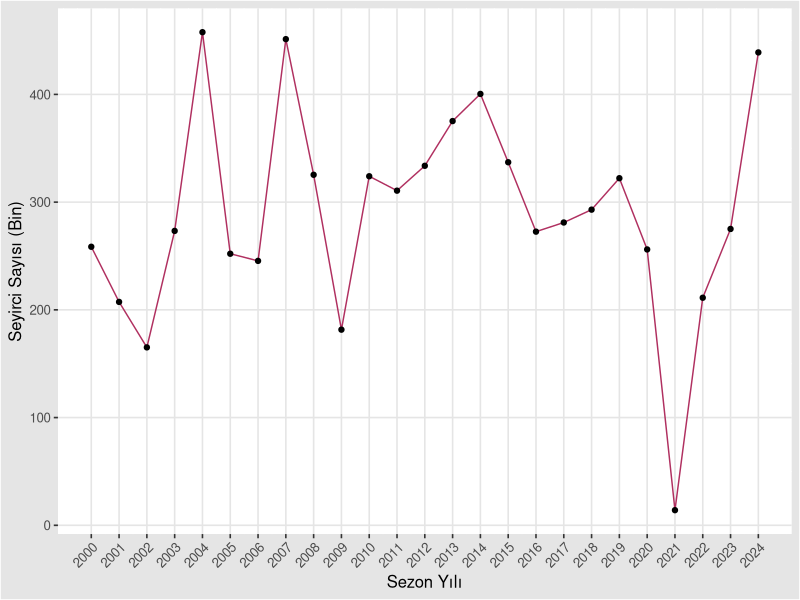
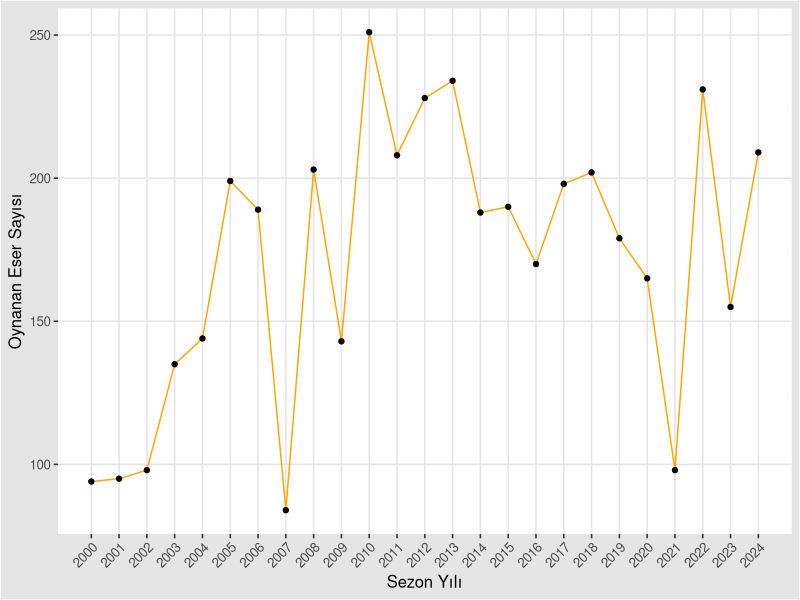
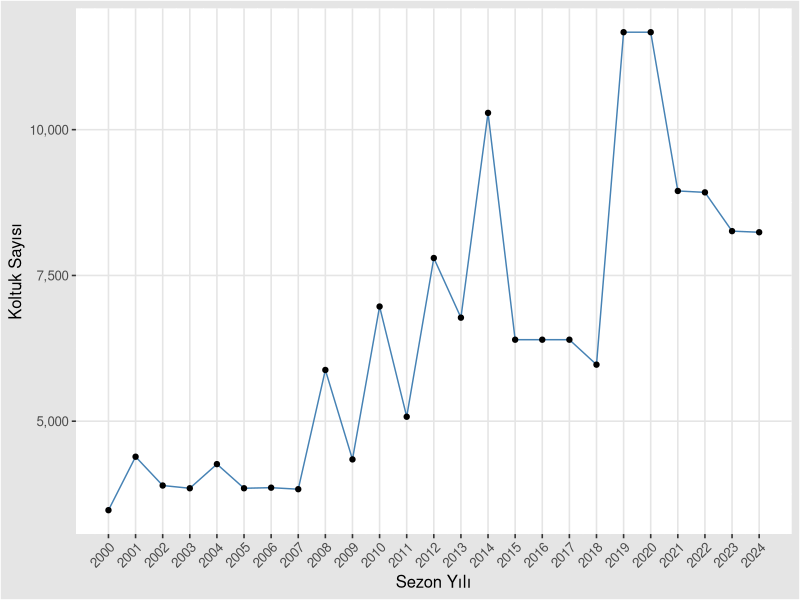
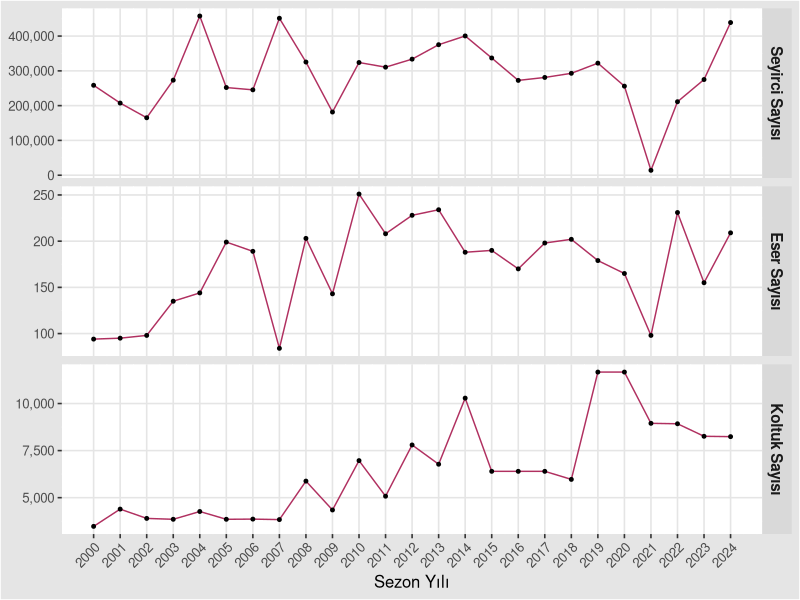
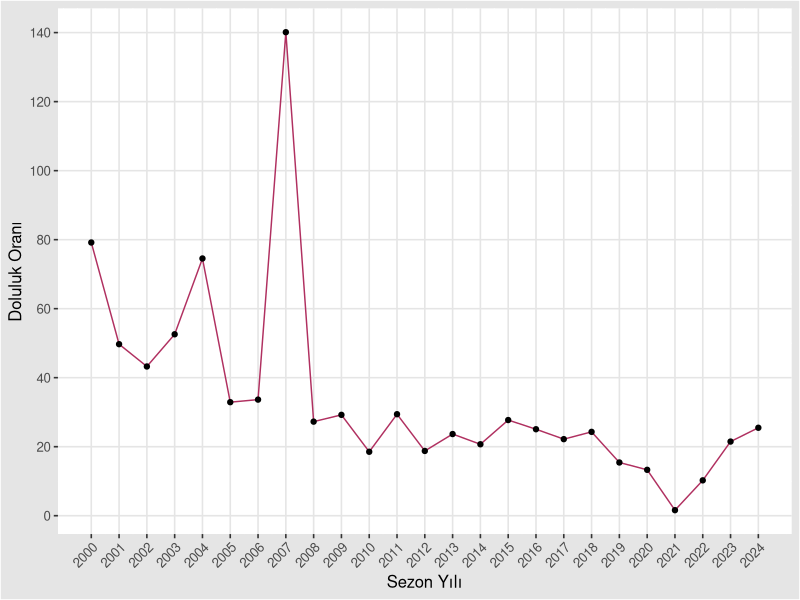
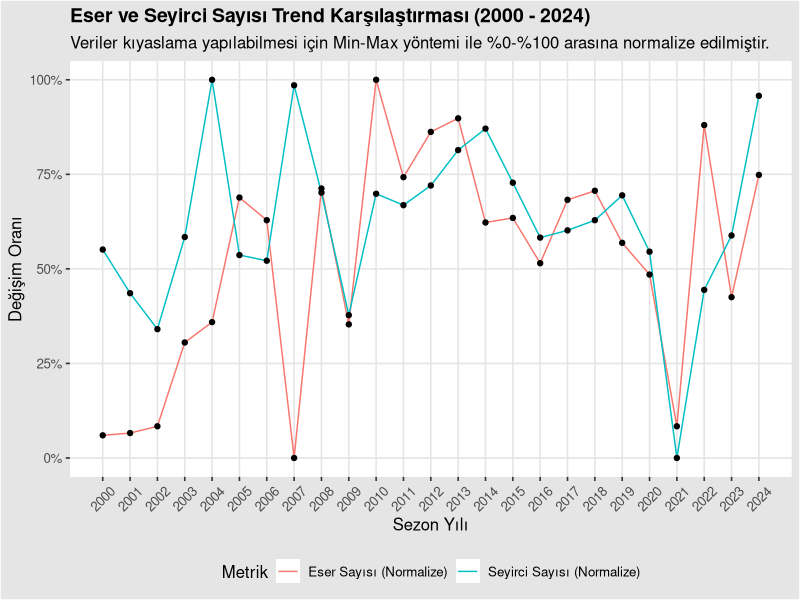
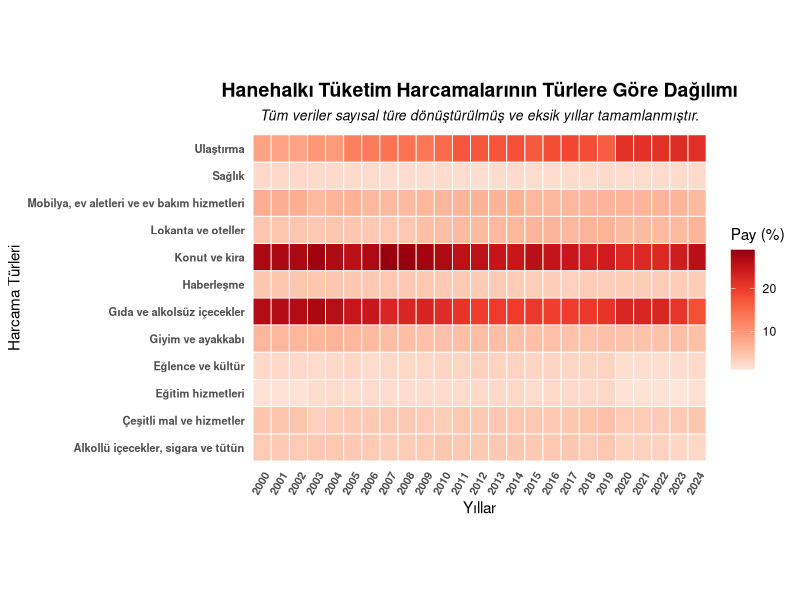

Source code (R) for these figures, in order:
## ---- chunk 1

#install.packages("tidyverse", repos = "https://cran.rstudio.com/")
#install.packages("ggthemes", repos =  "https://cran.rstudio.com/")
#install.packages("patchwork", repos =  "https://cran.rstudio.com/")
#install.packages("RColorBrewer", repos =  "https://cran.rstudio.com/")


library(tidyverse)
library(ggplot2)
library(readxl)
library(knitr)
library(dplyr)
library(scales)
library(ggthemes)
library(tidyr)
#library(patchwork)
library(RColorBrewer)

operabale <- read_xlsx("operabale.xlsx")
str(operabale)

#view(operabale)
kable(operabale)
#glimpse(operabale)
#summary(operabale)

anyNA(operabale)

sapply(operabale, class)

sum(duplicated(operabale))

#yıllara göre seyirci sayısı değişimi
ob1 <- operabale |> ggplot(aes(x = sezon_yili, y = toplam_seyirci_sayisi/1000))

ob1 + geom_line(color = "maroon") + 
     geom_point(color = "black") +
     xlab("Sezon Yılı") + 
     ylab("Seyirci Sayısı (Bin)") + 
     scale_x_continuous(breaks = seq(2000, 2024, by = 1)) +
     theme_igray() +
     theme(axis.text.x = element_text(angle = 45, hjust = 1))
     

#yıllara göre oynanan eser sayısı değişimi
ob2 <- operabale |> ggplot(aes(x = sezon_yili, y = toplam_oynanan_eser_sayisi))

ob2 + geom_line(color = "orange") + 
     geom_point(color = "black") +
     xlab("Sezon Yılı") + 
     ylab("Oynanan Eser Sayısı") + 
     scale_x_continuous(breaks = seq(2000, 2024, by = 1)) +
     theme_igray() +
     theme(axis.text.x = element_text(angle = 45, hjust = 1))


#yıllara göre koltuk sayısı değişimi
ob3 <- operabale |> ggplot(aes(x = sezon_yili, y = koltuk_sayisi))

ob3 + geom_line(color = "steelblue") + 
     geom_point(color = "black") +
     xlab("Sezon Yılı") + 
     ylab("Koltuk Sayısı") + 
     scale_y_continuous(labels = comma) + 
     scale_x_continuous(breaks = seq(2000, 2024, by = 1)) +
     theme_igray() +
     theme(axis.text.x = element_text(angle = 45, hjust = 1))

#birlikte göstermek

uzun <- operabale |>
  pivot_longer(
    cols = c(toplam_seyirci_sayisi, toplam_oynanan_eser_sayisi, koltuk_sayisi),
    names_to = "degisken",
    values_to = "deger"
  )

uzun$degisken <- factor(
  uzun$degisken,
  levels = c("toplam_seyirci_sayisi", "toplam_oynanan_eser_sayisi", "koltuk_sayisi"),
  labels = c("Seyirci Sayısı",
             "Eser Sayısı",
             "Koltuk Sayısı")
  
)

ob4 <- uzun |> ggplot(aes(x = sezon_yili, y = deger)) 

ob4 + geom_line(color = "maroon") +
     geom_point(size = 1) +
     facet_grid(degisken ~ ., scales = "free_y") +
     scale_x_continuous(breaks = seq(2000, 2024, by = 1))+
     scale_y_continuous(labels = comma) +
     theme_igray() +
     theme(
     strip.text.y = element_text(size = 11, face = "bold"),
     axis.text.x = element_text(angle = 45, hjust = 1)) +
     labs(x = "Sezon Yılı", y = NULL)


#koltuk sayısına göre salonların doluluk oranı tahmini, kültür-sanat etkinliklerine olan ilgi
dolulukorani <- (operabale$toplam_seyirci_sayisi / (operabale$koltuk_sayisi * operabale$toplam_oynanan_eser_sayisi)) * 100

dolulukorani
#%100ü geçmiş olanlar var, 100 mü yapılmalı?? bu formül yanlış, düzenle!!


ob5 <- operabale |> ggplot(aes(x = sezon_yili, y = dolulukorani))

ob5 + geom_line(color = "maroon") + 
     geom_point(color = "black") +
     xlab("Sezon Yılı") + 
     ylab("Doluluk Oranı") + 
     scale_x_continuous(breaks = seq(2000, 2024, by = 1)) +
     scale_y_continuous(breaks = seq(0, 150, by = 20)) +
     theme_igray() +
     theme(axis.text.x = element_text(angle = 45, hjust = 1))


#normalize edilmiş trend grafiği, eser sayısı ve seyirci sayısındaki büyümeyi birlikte görmek için (arz-talep)

# Min-Max Normalizasyon Fonksiyonu
min_max_norm <- function(x) {
  (x - min(x, na.rm = TRUE)) / (max(x, na.rm = TRUE) - min(x, na.rm = TRUE))
}

# Veriyi normalize etme ve uzun formata getirme
normalize_operabale <- operabale |>
  mutate(
    eser_norm = min_max_norm(toplam_oynanan_eser_sayisi),
    seyirci_norm = min_max_norm(toplam_seyirci_sayisi)
  ) |>
  select(sezon_yili, eser_norm, seyirci_norm) |>
  pivot_longer(cols = c(eser_norm, seyirci_norm), 
               names_to = "Metrik", 
               values_to = "Deger") |>
  mutate(Metrik = recode(Metrik, 
                         "eser_norm" = "Eser Sayısı (Normalize)", 
                         "seyirci_norm" = "Seyirci Sayısı (Normalize)"))


ob6 <- normalize_operabale |> ggplot(aes(x = sezon_yili, y = Deger, color = Metrik, group = Metrik)) 
  
 ob6 + geom_line() +
      geom_point(color = "black") +
      scale_y_continuous(labels = scales::percent, limits = c(0, 1)) +
      scale_x_continuous(breaks = seq(2000, 2024, by = 1)) +
      labs(
      title = "Eser ve Seyirci Sayısı Trend Karşılaştırması (2000 - 2024)",
      subtitle = "Veriler kıyaslama yapılabilmesi için Min-Max yöntemi ile %0-%100 arasına normalize edilmiştir.",
      x = "Sezon Yılı",
      y = "Değişim Oranı") +
      theme_igray() +
      theme(
      legend.position = "bottom",
      plot.title = element_text(face = "bold", size = 14),
      axis.text.x = element_text(angle = 45, vjust = 0.5))

#normalize_operabale
#uzun
 
Sys.setlocale("LC_ALL", "Turkish") 
options(encoding = "UTF-8") 
 
library(tidyverse)
library(RColorBrewer)

# 1. Veriyi Oku
# Not: Dosya yolunu kendi bilgisayarına göre güncelleyebilirsin.
df <- read_xlsx("Hanetuketim2.xlsx")



# 2. Veri Türlerini Numeric Yapma ve Temizleme
df_clean <- df %>%
  rename(Yil = "Anket yılı") %>%
  # Sadece geçerli yıl içeren satırları tut (dipnot metinlerini eler)
  filter(!is.na(Yil) & Yil >= 2002 & Yil <= 2024) %>%
  # Yıl sütununu tam sayı yap
  mutate(Yil = as.integer(Yil)) %>%
  # Yil sütunu HARİÇ tüm sütunları numeric (sayısal) türe dönüştür
  # mutate(across(...)) yapısı tüm sütunları tek tek yazma zahmetinden kurtarır.
  mutate(across(-Yil, ~ as.numeric(str_replace_all(as.character(.), ",", "."))))

# 3. 2000-2024 Yılları İçin Zaman Serisi İskeleti Oluşturma
all_years <- data.frame(Yil = 2000:2024)

# 4. Eksik Yılları Sonraki Yılın Verisiyle Doldurma (2000 ve 2001 -> 2002 olur)
df_filled <- all_years %>%
  left_join(df_clean, by = "Yil") %>%
  arrange(Yil) %>%
  fill(-Yil, .direction = "up")

# 5. Veriyi Isı Haritası (geom_tile) İçin Uzun (Long) Formata Getirme
df_long <- df_filled %>%
  pivot_longer(
    cols = -Yil,
    names_to = "Harcama_Turu",
    values_to = "Yuzde"
  ) %>%
  mutate(Harcama_Turu = str_trim(Harcama_Turu))

# 6. Sıcaklık Grafiğini (Isı Haritası) Çizme
ggplot(df_long, aes(x = factor(Yil), y = Harcama_Turu, fill = Yuzde)) +
  coord_fixed(ratio = 1.5) +
  geom_tile(color = "white", linewidth = 0.3) + 
  scale_fill_distiller(
    palette = "Reds", 
    direction = 1, 
    name = "Pay (%)"
  ) +
  labs(
    title = "Hanehalkı Tüketim Harcamalarının Türlere Göre Dağılımı",
    subtitle = "Tüm veriler sayısal türe dönüştürülmüş ve eksik yıllar tamamlanmıştır.",
    x = "Yıllar",
    y = "Harcama Türleri"
  ) +
  theme_minimal() +
  theme(
    axis.text.x = element_text(angle = 60, vjust = 1, hjust = 1, face = "bold", size = 8),
    axis.text.y = element_text(face = "bold", size = 8),
    plot.title = element_text(size = 14, face = "bold", hjust = 0.5),
    plot.subtitle = element_text(size = 10, face = "italic", hjust = 0.5),
    panel.grid = element_blank()
  )
